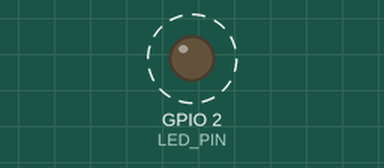
Simulated run of this sketch. Board: ESP32. Parts: output pins drawn as LEDs (lit = HIGH). Dashed ring = blinking. What the sketch prints to the serial monitor is not drawn.

Above: at 0.2 s.
Timing chart, 0 to 3.0 s (numbered marks = the images above):
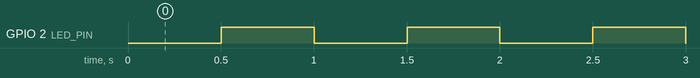

The sketch:

sketch.ino
```cpp
/*
 * Task Scheduling - Task Scheduling
 *
 * Konsep: Mengatur eksekusi task dengan delay dan timing
 *
 * Komponen:
 * - LED (D2)
 *
 * Pinout:
 * - LED -> GPIO 2
 */

#include <freertos/FreeRTOS.h>
#include <freertos/task.h>
#include <freertos/timers.h>

const int LED_PIN = 2;

TimerHandle_t timer1;
TimerHandle_t timer2;

void setup() {
  Serial.begin(115200);
  pinMode(LED_PIN, OUTPUT);

  Serial.println("Task Scheduling Demo Started");

  // Create timer untuk scheduling
  timer1 = xTimerCreate("Timer1", pdMS_TO_TICKS(500), pdTRUE, (void*)0, timer1Callback);
  timer2 = xTimerCreate("Timer2", pdMS_TO_TICKS(1000), pdTRUE, (void*)1, timer2Callback);

  // Start timers
  xTimerStart(timer1, 0);
  xTimerStart(timer2, 0);

  Serial.println("Timers started!");
}

void timer1Callback(TimerHandle_t xTimer) {
  static bool state = false;
  state = !state;
  digitalWrite(LED_PIN, state ? HIGH : LOW);
  Serial.println("Timer 1: LED toggled");
}

void timer2Callback(TimerHandle_t xTimer) {
  Serial.println("Timer 2: Task scheduled every 1000ms");
}

void loop() {
  vTaskDelay(pdMS_TO_TICKS(1000));
}
```

Measured:
- by itself, GPIO 2 (LED_PIN): alternates HIGH for 0.50 s and LOW for 0.50 s
